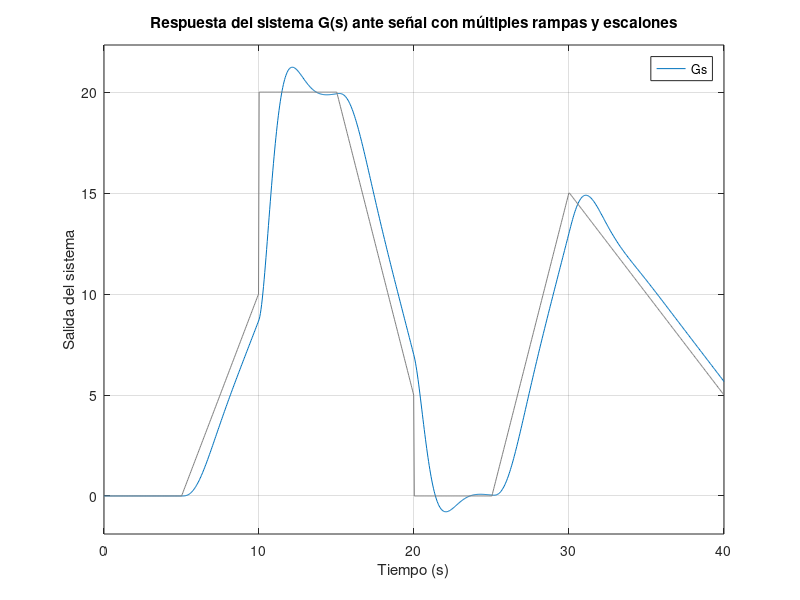

Recreate this plot in MATLAB.
num = 3; % Numerador
den = [1 2 3]; % Denominador
Gs = tf(num,den); % Funcion de Transferencia

N = 1000; % Cantidad de puntos
t = linspace(0,40,N); % Vector de tiempo

% ==== Definición de tramos ====
p1 = zeros(1,0.125*N);             % 0–5 s -> constante 0
r1 = linspace(0,10,0.125*N);       % 5–10 s -> rampa ascendente
p2 = ones(1,0.125*N)*20;           % 10–15 s -> escalón de subida
r2 = linspace(20,5,0.125*N);       % 15–20 s -> rampa descendente
p3 = zeros(1,0.125*N);             % 20–25 s -> escalón de bajada
r3 = linspace(0,15,0.125*N);       % 25–30 s -> rampa ascendente
r4 = linspace(15,5,0.25*N);        % 30–40 s -> rampa descendente final

% ==== Señal total ====
mysignal = [p1 r1 p2 r2 p3 r3 r4];

% ==== Simulación ====
figure;
lsim(Gs, mysignal, t)
title('Respuesta del sistema G(s) ante señal con múltiples rampas y escalones')
xlabel('Tiempo (s)')
ylabel('Salida del sistema')
grid on
